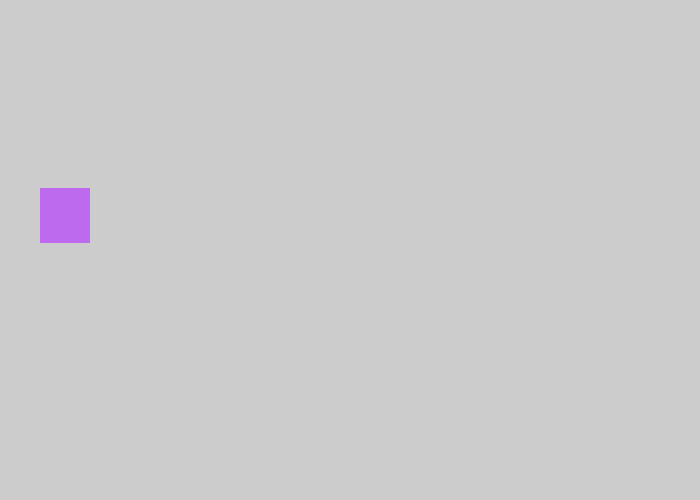
Frame 1 (no input)
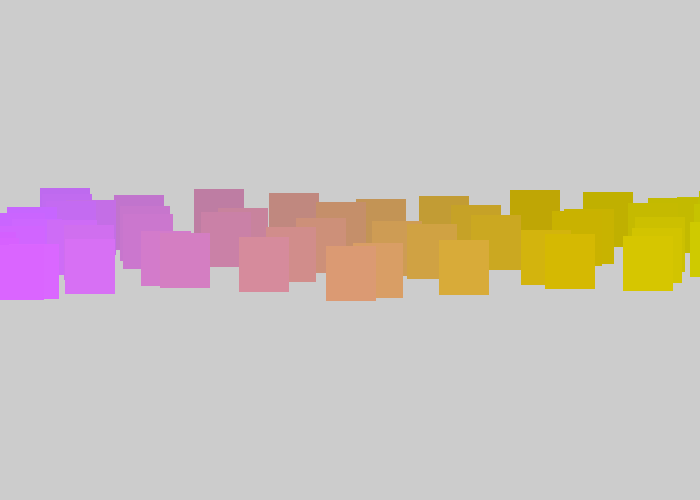
Frame 60 (the mouse pressed at the canvas centre just before this capture)
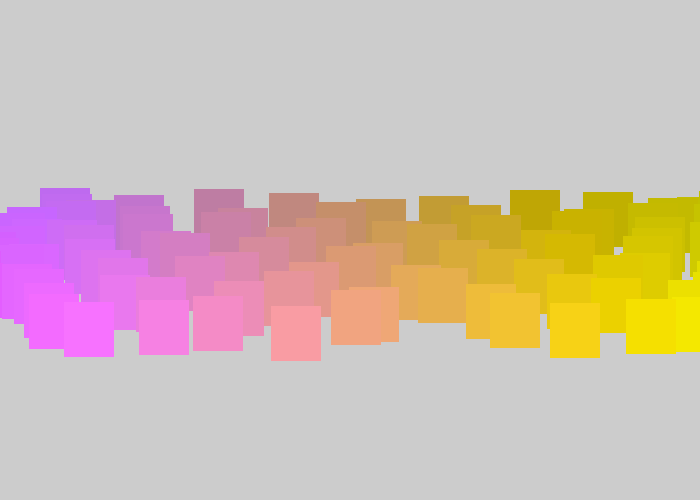
Frame 120 (the mouse held since frame 60 and released just before this capture)

The Processing sketch that drew these frames (run headless with seeded random() and noise(); from frame 60 on, the mouse is pressed at the canvas centre):

// Processing sketch: processing_43737
// ── processing_43737.pde

float x = 199;
float y = 199;
float xspeed = 1.01;
float yspeed = 1;
float r = 32+.2*y;
    
void setup() {
  size (700 ,500);
  frameRate(30);
}
     
void draw(){
      
  x = x + xspeed+y*(HALF_PI*(cos(y)));
  y = y + yspeed;
      
  if ((x > width) || (x < 01 )) {
    xspeed = -xspeed;
  }
    
xspeed = Y*xspeed;
        
    if (( y > height) || (y < 1)) {
      yspeed = - yspeed ;
    }
        
    strokeWeight(25);
    stroke(90+y/2,100+x/2*(y/799),200-(x*.5)+(y*.33));
    noFill();
    //fill(20*r+(y+2), x*1, y*1);
    rect (x,y,25 , 30);
        
}
       
       
   
void keyPressed() {
  save("japey.tiff");
}
 
